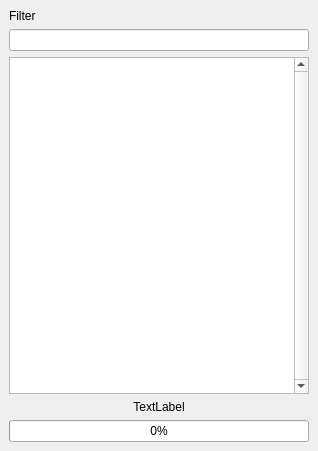
<?xml version="1.0" encoding="UTF-8"?>
<ui version="4.0">
 <class>MainWindow</class>
 <widget class="QMainWindow" name="MainWindow">
  <property name="geometry">
   <rect>
    <x>0</x>
    <y>0</y>
    <width>318</width>
    <height>451</height>
   </rect>
  </property>
  <property name="windowTitle">
   <string>Simple Chat</string>
  </property>
  <widget class="QWidget" name="centralwidget">
   <layout class="QVBoxLayout" name="verticalLayout">
    <item>
     <widget class="QLabel" name="label">
      <property name="text">
       <string>Filter</string>
      </property>
     </widget>
    </item>
    <item>
     <widget class="QLineEdit" name="filterLineEdit"/>
    </item>
    <item>
     <widget class="QTreeView" name="contactsTreeView">
      <property name="verticalScrollBarPolicy">
       <enum>Qt::ScrollBarAlwaysOn</enum>
      </property>
      <property name="itemsExpandable">
       <bool>true</bool>
      </property>
      <attribute name="headerVisible">
       <bool>false</bool>
      </attribute>
     </widget>
    </item>
    <item>
     <widget class="QLabel" name="progressBarLabel">
      <property name="text">
       <string>TextLabel</string>
      </property>
      <property name="alignment">
       <set>Qt::AlignCenter</set>
      </property>
     </widget>
    </item>
    <item>
     <widget class="QProgressBar" name="progressBar">
      <property name="value">
       <number>0</number>
      </property>
      <property name="textVisible">
       <bool>true</bool>
      </property>
     </widget>
    </item>
   </layout>
  </widget>
  <widget class="QMenuBar" name="menubar">
   <property name="geometry">
    <rect>
     <x>0</x>
     <y>0</y>
     <width>318</width>
     <height>26</height>
    </rect>
   </property>
  </widget>
 </widget>
 <resources/>
 <connections/>
</ui>
